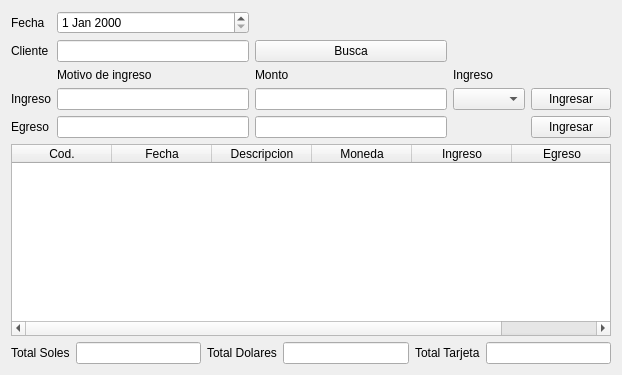
<?xml version="1.0" encoding="UTF-8"?>
<ui version="4.0">
 <class>nuevo_ingreso_ui</class>
 <widget class="QWidget" name="nuevo_ingreso_ui">
  <property name="geometry">
   <rect>
    <x>0</x>
    <y>0</y>
    <width>622</width>
    <height>375</height>
   </rect>
  </property>
  <property name="windowTitle">
   <string>Form</string>
  </property>
  <layout class="QGridLayout" name="gridLayout_2">
   <item row="0" column="0">
    <layout class="QGridLayout" name="gridLayout">
     <item row="0" column="0">
      <widget class="QLabel" name="label">
       <property name="text">
        <string>Fecha</string>
       </property>
      </widget>
     </item>
     <item row="0" column="1">
      <widget class="QDateEdit" name="dateEdit"/>
     </item>
     <item row="2" column="1">
      <widget class="QLabel" name="label_3">
       <property name="text">
        <string>Motivo de ingreso</string>
       </property>
      </widget>
     </item>
     <item row="2" column="2">
      <widget class="QLabel" name="label_4">
       <property name="text">
        <string>Monto</string>
       </property>
      </widget>
     </item>
     <item row="2" column="3">
      <widget class="QLabel" name="label_6">
       <property name="text">
        <string>Ingreso</string>
       </property>
      </widget>
     </item>
     <item row="3" column="0">
      <widget class="QLabel" name="label_5">
       <property name="text">
        <string>Ingreso</string>
       </property>
      </widget>
     </item>
     <item row="3" column="1">
      <widget class="QLineEdit" name="lineEdit_3"/>
     </item>
     <item row="3" column="2">
      <widget class="QLineEdit" name="lineEdit_4"/>
     </item>
     <item row="3" column="3">
      <widget class="QComboBox" name="comboBox"/>
     </item>
     <item row="3" column="5">
      <widget class="QPushButton" name="pushButton_2">
       <property name="text">
        <string>Ingresar</string>
       </property>
      </widget>
     </item>
     <item row="4" column="0">
      <widget class="QLabel" name="label_7">
       <property name="text">
        <string>Egreso</string>
       </property>
      </widget>
     </item>
     <item row="4" column="1">
      <widget class="QLineEdit" name="lineEdit_5"/>
     </item>
     <item row="4" column="2">
      <widget class="QLineEdit" name="lineEdit_9"/>
     </item>
     <item row="4" column="5">
      <widget class="QPushButton" name="pushButton_3">
       <property name="text">
        <string>Ingresar</string>
       </property>
      </widget>
     </item>
     <item row="1" column="0">
      <widget class="QLabel" name="label_2">
       <property name="text">
        <string>Cliente</string>
       </property>
      </widget>
     </item>
     <item row="1" column="1">
      <widget class="QLineEdit" name="lineEdit"/>
     </item>
     <item row="1" column="2">
      <widget class="QPushButton" name="pushButton">
       <property name="text">
        <string>Busca</string>
       </property>
      </widget>
     </item>
     <item row="4" column="3">
      <layout class="QHBoxLayout" name="horizontalLayout"/>
     </item>
    </layout>
   </item>
   <item row="1" column="0">
    <widget class="QTableWidget" name="tableWidget">
     <column>
      <property name="text">
       <string>Cod.</string>
      </property>
     </column>
     <column>
      <property name="text">
       <string>Fecha</string>
      </property>
     </column>
     <column>
      <property name="text">
       <string>Descripcion</string>
      </property>
     </column>
     <column>
      <property name="text">
       <string>Moneda</string>
      </property>
     </column>
     <column>
      <property name="text">
       <string>Ingreso</string>
      </property>
     </column>
     <column>
      <property name="text">
       <string>Egreso</string>
      </property>
     </column>
    </widget>
   </item>
   <item row="2" column="0">
    <layout class="QHBoxLayout" name="horizontalLayout_3">
     <item>
      <widget class="QLabel" name="label_9">
       <property name="text">
        <string>Total Soles</string>
       </property>
      </widget>
     </item>
     <item>
      <widget class="QLineEdit" name="lineEdit_6"/>
     </item>
     <item>
      <widget class="QLabel" name="label_11">
       <property name="text">
        <string>Total Dolares</string>
       </property>
      </widget>
     </item>
     <item>
      <widget class="QLineEdit" name="lineEdit_7"/>
     </item>
     <item>
      <widget class="QLabel" name="label_12">
       <property name="text">
        <string>Total Tarjeta</string>
       </property>
      </widget>
     </item>
     <item>
      <widget class="QLineEdit" name="lineEdit_8"/>
     </item>
    </layout>
   </item>
  </layout>
 </widget>
 <resources/>
 <connections/>
</ui>
